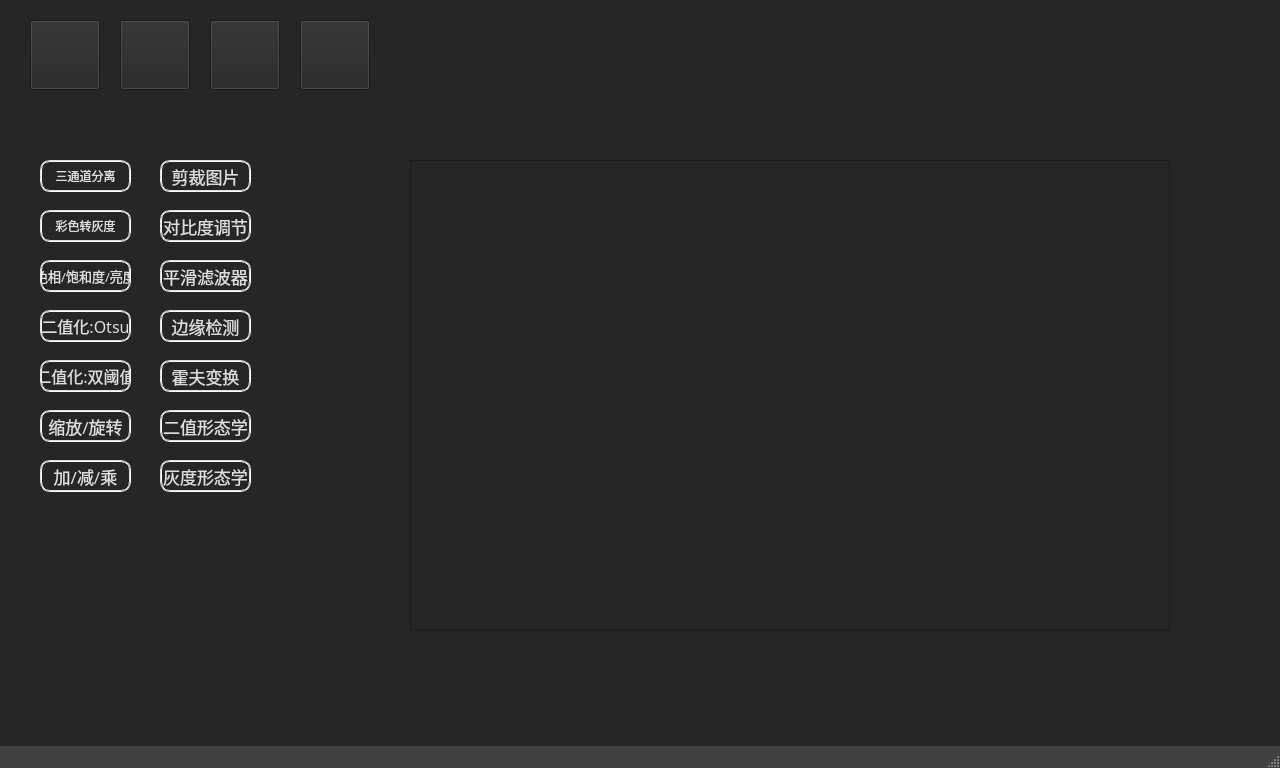
<?xml version="1.0" encoding="UTF-8"?>
<ui version="4.0">
 <class>MainWindow</class>
 <widget class="QMainWindow" name="MainWindow">
  <property name="geometry">
   <rect>
    <x>0</x>
    <y>0</y>
    <width>1280</width>
    <height>768</height>
   </rect>
  </property>
  <property name="cursor">
   <cursorShape>ArrowCursor</cursorShape>
  </property>
  <property name="windowTitle">
   <string>Lumir</string>
  </property>
  <property name="styleSheet">
   <string notr="true"/>
  </property>
  <widget class="QWidget" name="centralWidget">
   <property name="styleSheet">
    <string notr="true">QWidget
{
	background-color: rgb(38, 38, 38);
}</string>
   </property>
   <widget class="QPushButton" name="openButton">
    <property name="enabled">
     <bool>true</bool>
    </property>
    <property name="geometry">
     <rect>
      <x>30</x>
      <y>20</y>
      <width>70</width>
      <height>70</height>
     </rect>
    </property>
    <property name="cursor">
     <cursorShape>PointingHandCursor</cursorShape>
    </property>
    <property name="text">
     <string/>
    </property>
    <property name="icon">
     <iconset resource="resource.qrc">
      <normaloff>:/images/open.png</normaloff>:/images/open.png</iconset>
    </property>
    <property name="iconSize">
     <size>
      <width>50</width>
      <height>50</height>
     </size>
    </property>
   </widget>
   <widget class="QPushButton" name="saveButton">
    <property name="geometry">
     <rect>
      <x>120</x>
      <y>20</y>
      <width>70</width>
      <height>70</height>
     </rect>
    </property>
    <property name="cursor">
     <cursorShape>PointingHandCursor</cursorShape>
    </property>
    <property name="text">
     <string/>
    </property>
    <property name="icon">
     <iconset resource="resource.qrc">
      <normaloff>:/images/save.png</normaloff>:/images/save.png</iconset>
    </property>
    <property name="iconSize">
     <size>
      <width>43</width>
      <height>43</height>
     </size>
    </property>
   </widget>
   <widget class="QPushButton" name="channelButton">
    <property name="geometry">
     <rect>
      <x>40</x>
      <y>160</y>
      <width>91</width>
      <height>32</height>
     </rect>
    </property>
    <property name="font">
     <font>
      <family>Lantinghei SC</family>
     </font>
    </property>
    <property name="cursor">
     <cursorShape>PointingHandCursor</cursorShape>
    </property>
    <property name="autoFillBackground">
     <bool>false</bool>
    </property>
    <property name="styleSheet">
     <string notr="true">QPushButton 
{
	border:2px groove rgb(221, 221, 221);
	border-radius: 10px;
	color: rgb(221, 221, 221);
}
QPushButton:hover
{
	border:2px groove rgb(221, 221, 221);
	border-radius: 10px;
	color: rgb(83, 83, 83);
	background-color: rgb(221, 221, 221);
}
QPushButton:pressed
{
	border:2px groove rgb(70, 160, 245);
	border-radius: 10px;
	color: rgb(221, 221, 221);
	background-color: rgb(70, 160, 245);
}
QPushButton:disabled
{
	border:2px groove rgb(100, 100, 100);
	border-radius: 10px;
	color: rgb(100, 100, 100);
}</string>
    </property>
    <property name="text">
     <string>三通道分离</string>
    </property>
   </widget>
   <widget class="QPushButton" name="undoButton">
    <property name="geometry">
     <rect>
      <x>210</x>
      <y>20</y>
      <width>70</width>
      <height>70</height>
     </rect>
    </property>
    <property name="cursor">
     <cursorShape>PointingHandCursor</cursorShape>
    </property>
    <property name="text">
     <string/>
    </property>
    <property name="icon">
     <iconset resource="resource.qrc">
      <normaloff>:/images/undo.png</normaloff>:/images/undo.png</iconset>
    </property>
    <property name="iconSize">
     <size>
      <width>50</width>
      <height>50</height>
     </size>
    </property>
   </widget>
   <widget class="QPushButton" name="redoButton">
    <property name="geometry">
     <rect>
      <x>300</x>
      <y>20</y>
      <width>70</width>
      <height>70</height>
     </rect>
    </property>
    <property name="cursor">
     <cursorShape>PointingHandCursor</cursorShape>
    </property>
    <property name="text">
     <string/>
    </property>
    <property name="icon">
     <iconset resource="resource.qrc">
      <normaloff>:/images/redo.png</normaloff>:/images/redo.png</iconset>
    </property>
    <property name="iconSize">
     <size>
      <width>50</width>
      <height>50</height>
     </size>
    </property>
   </widget>
   <widget class="QScrollArea" name="scrollArea">
    <property name="geometry">
     <rect>
      <x>410</x>
      <y>160</y>
      <width>760</width>
      <height>470</height>
     </rect>
    </property>
    <property name="verticalScrollBarPolicy">
     <enum>Qt::ScrollBarAsNeeded</enum>
    </property>
    <property name="horizontalScrollBarPolicy">
     <enum>Qt::ScrollBarAsNeeded</enum>
    </property>
    <property name="widgetResizable">
     <bool>true</bool>
    </property>
    <property name="alignment">
     <set>Qt::AlignLeading|Qt::AlignLeft|Qt::AlignTop</set>
    </property>
    <widget class="QWidget" name="scrollAreaWidgetContents">
     <property name="geometry">
      <rect>
       <x>0</x>
       <y>0</y>
       <width>758</width>
       <height>468</height>
      </rect>
     </property>
     <property name="minimumSize">
      <size>
       <width>0</width>
       <height>0</height>
      </size>
     </property>
     <widget class="QLabel" name="imageLabel">
      <property name="geometry">
       <rect>
        <x>0</x>
        <y>0</y>
        <width>0</width>
        <height>0</height>
       </rect>
      </property>
      <property name="minimumSize">
       <size>
        <width>0</width>
        <height>0</height>
       </size>
      </property>
      <property name="text">
       <string/>
      </property>
     </widget>
    </widget>
   </widget>
   <widget class="QPushButton" name="toGrayButton">
    <property name="geometry">
     <rect>
      <x>40</x>
      <y>210</y>
      <width>91</width>
      <height>32</height>
     </rect>
    </property>
    <property name="font">
     <font>
      <family>Lantinghei SC</family>
     </font>
    </property>
    <property name="cursor">
     <cursorShape>PointingHandCursor</cursorShape>
    </property>
    <property name="styleSheet">
     <string notr="true">QPushButton 
{
	border:2px groove rgb(221, 221, 221);
	border-radius: 10px;
	color: rgb(221, 221, 221);
}
QPushButton:hover
{
	border:2px groove rgb(221, 221, 221);
	border-radius: 10px;
	color: rgb(83, 83, 83);
	background-color: rgb(221, 221, 221);
}
QPushButton:pressed
{
	border:2px groove rgb(70, 160, 245);
	border-radius: 10px;
	color: rgb(221, 221, 221);
	background-color: rgb(70, 160, 245);
}
QPushButton:disabled
{
	border:2px groove rgb(100, 100, 100);
	border-radius: 10px;
	color: rgb(100, 100, 100);
}</string>
    </property>
    <property name="text">
     <string>彩色转灰度</string>
    </property>
   </widget>
   <widget class="QPushButton" name="HSLButton">
    <property name="geometry">
     <rect>
      <x>40</x>
      <y>260</y>
      <width>91</width>
      <height>32</height>
     </rect>
    </property>
    <property name="font">
     <font>
      <family>Lantinghei SC</family>
      <pointsize>10</pointsize>
     </font>
    </property>
    <property name="cursor">
     <cursorShape>PointingHandCursor</cursorShape>
    </property>
    <property name="styleSheet">
     <string notr="true">QPushButton 
{
	border:2px groove rgb(221, 221, 221);
	border-radius: 10px;
	color: rgb(221, 221, 221);
}
QPushButton:hover
{
	border:2px groove rgb(221, 221, 221);
	border-radius: 10px;
	color: rgb(83, 83, 83);
	background-color: rgb(221, 221, 221);
}
QPushButton:pressed
{
	border:2px groove rgb(70, 160, 245);
	border-radius: 10px;
	color: rgb(221, 221, 221);
	background-color: rgb(70, 160, 245);
}
QPushButton:disabled
{
	border:2px groove rgb(100, 100, 100);
	border-radius: 10px;
	color: rgb(100, 100, 100);
}</string>
    </property>
    <property name="text">
     <string>色相/饱和度/亮度</string>
    </property>
   </widget>
   <widget class="QPushButton" name="otsuButton">
    <property name="geometry">
     <rect>
      <x>40</x>
      <y>310</y>
      <width>91</width>
      <height>32</height>
     </rect>
    </property>
    <property name="font">
     <font>
      <family>Lantinghei SC</family>
      <pointsize>12</pointsize>
     </font>
    </property>
    <property name="cursor">
     <cursorShape>PointingHandCursor</cursorShape>
    </property>
    <property name="styleSheet">
     <string notr="true">QPushButton 
{
	border:2px groove rgb(221, 221, 221);
	border-radius: 10px;
	color: rgb(221, 221, 221);
}
QPushButton:hover
{
	border:2px groove rgb(221, 221, 221);
	border-radius: 10px;
	color: rgb(83, 83, 83);
	background-color: rgb(221, 221, 221);
}
QPushButton:pressed
{
	border:2px groove rgb(70, 160, 245);
	border-radius: 10px;
	color: rgb(221, 221, 221);
	background-color: rgb(70, 160, 245);
}
QPushButton:disabled
{
	border:2px groove rgb(100, 100, 100);
	border-radius: 10px;
	color: rgb(100, 100, 100);
}</string>
    </property>
    <property name="text">
     <string>二值化:Otsu</string>
    </property>
   </widget>
   <widget class="QPushButton" name="thresholdButton">
    <property name="geometry">
     <rect>
      <x>40</x>
      <y>360</y>
      <width>91</width>
      <height>32</height>
     </rect>
    </property>
    <property name="font">
     <font>
      <family>Lantinghei SC</family>
      <pointsize>12</pointsize>
     </font>
    </property>
    <property name="cursor">
     <cursorShape>PointingHandCursor</cursorShape>
    </property>
    <property name="styleSheet">
     <string notr="true">QPushButton 
{
	border:2px groove rgb(221, 221, 221);
	border-radius: 10px;
	color: rgb(221, 221, 221);
}
QPushButton:hover
{
	border:2px groove rgb(221, 221, 221);
	border-radius: 10px;
	color: rgb(83, 83, 83);
	background-color: rgb(221, 221, 221);
}
QPushButton:pressed
{
	border:2px groove rgb(70, 160, 245);
	border-radius: 10px;
	color: rgb(221, 221, 221);
	background-color: rgb(70, 160, 245);
}
QPushButton:disabled
{
	border:2px groove rgb(100, 100, 100);
	border-radius: 10px;
	color: rgb(100, 100, 100);
}</string>
    </property>
    <property name="text">
     <string>二值化:双阈值</string>
    </property>
   </widget>
   <widget class="QPushButton" name="zoomRotateButton">
    <property name="geometry">
     <rect>
      <x>40</x>
      <y>410</y>
      <width>91</width>
      <height>32</height>
     </rect>
    </property>
    <property name="font">
     <font>
      <family>Lantinghei SC</family>
      <pointsize>13</pointsize>
     </font>
    </property>
    <property name="cursor">
     <cursorShape>PointingHandCursor</cursorShape>
    </property>
    <property name="styleSheet">
     <string notr="true">QPushButton 
{
	border:2px groove rgb(221, 221, 221);
	border-radius: 10px;
	color: rgb(221, 221, 221);
}
QPushButton:hover
{
	border:2px groove rgb(221, 221, 221);
	border-radius: 10px;
	color: rgb(83, 83, 83);
	background-color: rgb(221, 221, 221);
}
QPushButton:pressed
{
	border:2px groove rgb(70, 160, 245);
	border-radius: 10px;
	color: rgb(221, 221, 221);
	background-color: rgb(70, 160, 245);
}
QPushButton:disabled
{
	border:2px groove rgb(100, 100, 100);
	border-radius: 10px;
	color: rgb(100, 100, 100);
}</string>
    </property>
    <property name="text">
     <string>缩放/旋转</string>
    </property>
   </widget>
   <widget class="QPushButton" name="plusMinusMulButton">
    <property name="geometry">
     <rect>
      <x>40</x>
      <y>460</y>
      <width>91</width>
      <height>32</height>
     </rect>
    </property>
    <property name="font">
     <font>
      <family>Lantinghei SC</family>
      <pointsize>13</pointsize>
     </font>
    </property>
    <property name="cursor">
     <cursorShape>PointingHandCursor</cursorShape>
    </property>
    <property name="styleSheet">
     <string notr="true">QPushButton 
{
	border:2px groove rgb(221, 221, 221);
	border-radius: 10px;
	color: rgb(221, 221, 221);
}
QPushButton:hover
{
	border:2px groove rgb(221, 221, 221);
	border-radius: 10px;
	color: rgb(83, 83, 83);
	background-color: rgb(221, 221, 221);
}
QPushButton:pressed
{
	border:2px groove rgb(70, 160, 245);
	border-radius: 10px;
	color: rgb(221, 221, 221);
	background-color: rgb(70, 160, 245);
}
QPushButton:disabled
{
	border:2px groove rgb(100, 100, 100);
	border-radius: 10px;
	color: rgb(100, 100, 100);
}</string>
    </property>
    <property name="text">
     <string>加/减/乘</string>
    </property>
   </widget>
   <widget class="QPushButton" name="contrastButton">
    <property name="geometry">
     <rect>
      <x>160</x>
      <y>210</y>
      <width>91</width>
      <height>32</height>
     </rect>
    </property>
    <property name="font">
     <font>
      <family>Lantinghei SC</family>
      <pointsize>13</pointsize>
     </font>
    </property>
    <property name="cursor">
     <cursorShape>PointingHandCursor</cursorShape>
    </property>
    <property name="styleSheet">
     <string notr="true">QPushButton 
{
	border:2px groove rgb(221, 221, 221);
	border-radius: 10px;
	color: rgb(221, 221, 221);
}
QPushButton:hover
{
	border:2px groove rgb(221, 221, 221);
	border-radius: 10px;
	color: rgb(83, 83, 83);
	background-color: rgb(221, 221, 221);
}
QPushButton:pressed
{
	border:2px groove rgb(70, 160, 245);
	border-radius: 10px;
	color: rgb(221, 221, 221);
	background-color: rgb(70, 160, 245);
}
QPushButton:disabled
{
	border:2px groove rgb(100, 100, 100);
	border-radius: 10px;
	color: rgb(100, 100, 100);
}</string>
    </property>
    <property name="text">
     <string>对比度调节</string>
    </property>
   </widget>
   <widget class="QPushButton" name="filterButton">
    <property name="geometry">
     <rect>
      <x>160</x>
      <y>260</y>
      <width>91</width>
      <height>32</height>
     </rect>
    </property>
    <property name="font">
     <font>
      <family>Lantinghei SC</family>
      <pointsize>13</pointsize>
     </font>
    </property>
    <property name="cursor">
     <cursorShape>PointingHandCursor</cursorShape>
    </property>
    <property name="styleSheet">
     <string notr="true">QPushButton 
{
	border:2px groove rgb(221, 221, 221);
	border-radius: 10px;
	color: rgb(221, 221, 221);
}
QPushButton:hover
{
	border:2px groove rgb(221, 221, 221);
	border-radius: 10px;
	color: rgb(83, 83, 83);
	background-color: rgb(221, 221, 221);
}
QPushButton:pressed
{
	border:2px groove rgb(70, 160, 245);
	border-radius: 10px;
	color: rgb(221, 221, 221);
	background-color: rgb(70, 160, 245);
}
QPushButton:disabled
{
	border:2px groove rgb(100, 100, 100);
	border-radius: 10px;
	color: rgb(100, 100, 100);
}</string>
    </property>
    <property name="text">
     <string>平滑滤波器</string>
    </property>
   </widget>
   <widget class="QPushButton" name="edgeButton">
    <property name="geometry">
     <rect>
      <x>160</x>
      <y>310</y>
      <width>91</width>
      <height>32</height>
     </rect>
    </property>
    <property name="font">
     <font>
      <family>Lantinghei SC</family>
      <pointsize>13</pointsize>
     </font>
    </property>
    <property name="cursor">
     <cursorShape>PointingHandCursor</cursorShape>
    </property>
    <property name="styleSheet">
     <string notr="true">QPushButton 
{
	border:2px groove rgb(221, 221, 221);
	border-radius: 10px;
	color: rgb(221, 221, 221);
}
QPushButton:hover
{
	border:2px groove rgb(221, 221, 221);
	border-radius: 10px;
	color: rgb(83, 83, 83);
	background-color: rgb(221, 221, 221);
}
QPushButton:pressed
{
	border:2px groove rgb(70, 160, 245);
	border-radius: 10px;
	color: rgb(221, 221, 221);
	background-color: rgb(70, 160, 245);
}
QPushButton:disabled
{
	border:2px groove rgb(100, 100, 100);
	border-radius: 10px;
	color: rgb(100, 100, 100);
}</string>
    </property>
    <property name="text">
     <string>边缘检测</string>
    </property>
   </widget>
   <widget class="QPushButton" name="houghButton">
    <property name="geometry">
     <rect>
      <x>160</x>
      <y>360</y>
      <width>91</width>
      <height>32</height>
     </rect>
    </property>
    <property name="font">
     <font>
      <family>Lantinghei SC</family>
      <pointsize>13</pointsize>
     </font>
    </property>
    <property name="cursor">
     <cursorShape>PointingHandCursor</cursorShape>
    </property>
    <property name="styleSheet">
     <string notr="true">QPushButton 
{
	border:2px groove rgb(221, 221, 221);
	border-radius: 10px;
	color: rgb(221, 221, 221);
}
QPushButton:hover
{
	border:2px groove rgb(221, 221, 221);
	border-radius: 10px;
	color: rgb(83, 83, 83);
	background-color: rgb(221, 221, 221);
}
QPushButton:pressed
{
	border:2px groove rgb(70, 160, 245);
	border-radius: 10px;
	color: rgb(221, 221, 221);
	background-color: rgb(70, 160, 245);
}
QPushButton:disabled
{
	border:2px groove rgb(100, 100, 100);
	border-radius: 10px;
	color: rgb(100, 100, 100);
}</string>
    </property>
    <property name="text">
     <string>霍夫变换</string>
    </property>
   </widget>
   <widget class="QPushButton" name="binarymorButton">
    <property name="geometry">
     <rect>
      <x>160</x>
      <y>410</y>
      <width>91</width>
      <height>32</height>
     </rect>
    </property>
    <property name="font">
     <font>
      <family>Lantinghei SC</family>
      <pointsize>13</pointsize>
     </font>
    </property>
    <property name="cursor">
     <cursorShape>PointingHandCursor</cursorShape>
    </property>
    <property name="styleSheet">
     <string notr="true">QPushButton 
{
	border:2px groove rgb(221, 221, 221);
	border-radius: 10px;
	color: rgb(221, 221, 221);
}
QPushButton:hover
{
	border:2px groove rgb(221, 221, 221);
	border-radius: 10px;
	color: rgb(83, 83, 83);
	background-color: rgb(221, 221, 221);
}
QPushButton:pressed
{
	border:2px groove rgb(70, 160, 245);
	border-radius: 10px;
	color: rgb(221, 221, 221);
	background-color: rgb(70, 160, 245);
}
QPushButton:disabled
{
	border:2px groove rgb(100, 100, 100);
	border-radius: 10px;
	color: rgb(100, 100, 100);
}</string>
    </property>
    <property name="text">
     <string>二值形态学</string>
    </property>
   </widget>
   <widget class="QPushButton" name="graymorButton">
    <property name="geometry">
     <rect>
      <x>160</x>
      <y>460</y>
      <width>91</width>
      <height>32</height>
     </rect>
    </property>
    <property name="font">
     <font>
      <family>Lantinghei SC</family>
      <pointsize>13</pointsize>
     </font>
    </property>
    <property name="cursor">
     <cursorShape>PointingHandCursor</cursorShape>
    </property>
    <property name="styleSheet">
     <string notr="true">QPushButton 
{
	border:2px groove rgb(221, 221, 221);
	border-radius: 10px;
	color: rgb(221, 221, 221);
}
QPushButton:hover
{
	border:2px groove rgb(221, 221, 221);
	border-radius: 10px;
	color: rgb(83, 83, 83);
	background-color: rgb(221, 221, 221);
}
QPushButton:pressed
{
	border:2px groove rgb(70, 160, 245);
	border-radius: 10px;
	color: rgb(221, 221, 221);
	background-color: rgb(70, 160, 245);
}
QPushButton:disabled
{
	border:2px groove rgb(100, 100, 100);
	border-radius: 10px;
	color: rgb(100, 100, 100);
}</string>
    </property>
    <property name="text">
     <string>灰度形态学</string>
    </property>
   </widget>
   <widget class="QPushButton" name="cutButton">
    <property name="geometry">
     <rect>
      <x>160</x>
      <y>160</y>
      <width>91</width>
      <height>32</height>
     </rect>
    </property>
    <property name="font">
     <font>
      <family>Lantinghei SC</family>
      <pointsize>13</pointsize>
     </font>
    </property>
    <property name="cursor">
     <cursorShape>PointingHandCursor</cursorShape>
    </property>
    <property name="styleSheet">
     <string notr="true">QPushButton 
{
	border:2px groove rgb(221, 221, 221);
	border-radius: 10px;
	color: rgb(221, 221, 221);
}
QPushButton:hover
{
	border:2px groove rgb(221, 221, 221);
	border-radius: 10px;
	color: rgb(83, 83, 83);
	background-color: rgb(221, 221, 221);
}
QPushButton:pressed
{
	border:2px groove rgb(70, 160, 245);
	border-radius: 10px;
	color: rgb(221, 221, 221);
	background-color: rgb(70, 160, 245);
}
QPushButton:disabled
{
	border:2px groove rgb(100, 100, 100);
	border-radius: 10px;
	color: rgb(100, 100, 100);
}</string>
    </property>
    <property name="text">
     <string>剪裁图片</string>
    </property>
   </widget>
  </widget>
  <widget class="QStatusBar" name="statusBar">
   <property name="styleSheet">
    <string notr="true">QStatusBar
{
	background-color: rgb(65, 65, 65);
}</string>
   </property>
  </widget>
  <widget class="QMenuBar" name="menuBar">
   <property name="geometry">
    <rect>
     <x>0</x>
     <y>0</y>
     <width>1280</width>
     <height>22</height>
    </rect>
   </property>
   <property name="styleSheet">
    <string notr="true"/>
   </property>
  </widget>
  <action name="action">
   <property name="text">
    <string>文件</string>
   </property>
  </action>
 </widget>
 <layoutdefault spacing="6" margin="11"/>
 <resources>
  <include location="resource.qrc"/>
 </resources>
 <connections/>
</ui>
